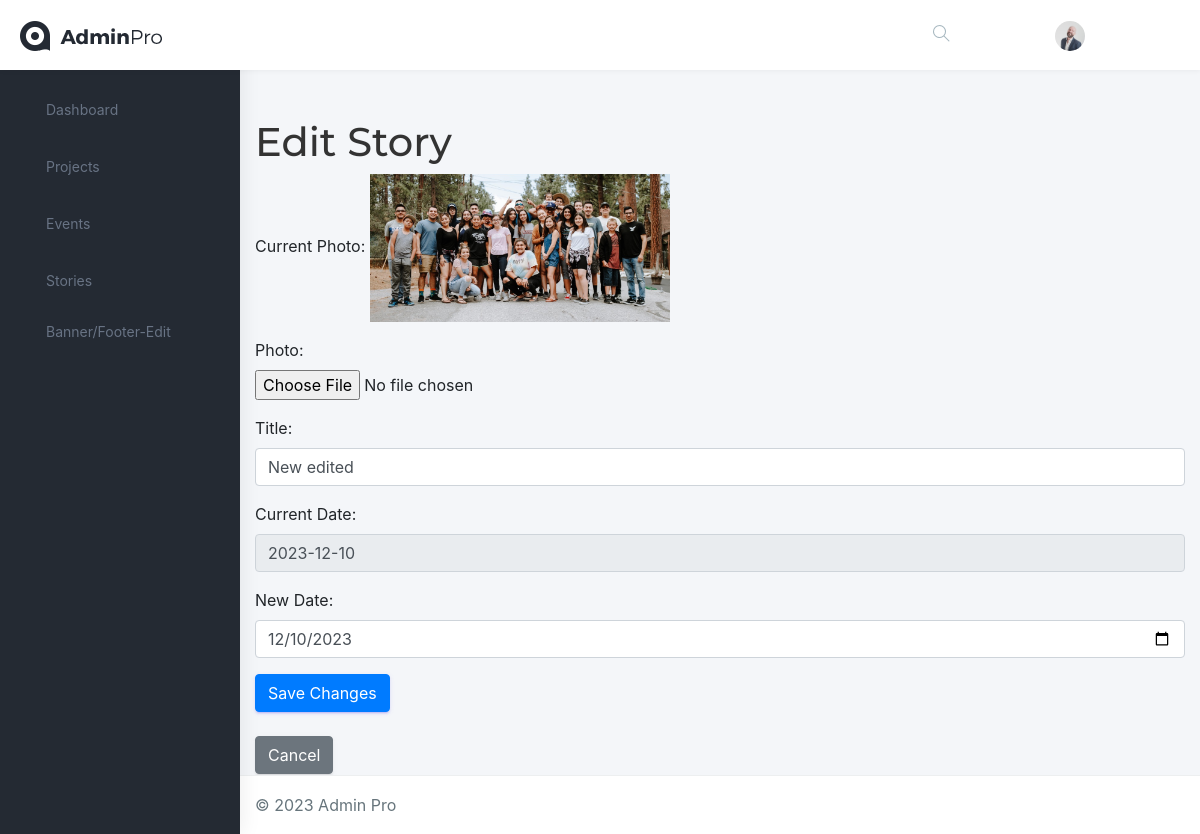
The page /story/2/edit/ on the database its author committed.
### adminapp/models.py (models this page shows)
class Story(models.Model):
    photo = models.ImageField(upload_to='story_photos/')
    title = models.CharField(max_length=100)
    date = models.DateField()
    created_at = models.DateTimeField(auto_now_add=True)

### adminapp/views.py (the view, shortened to what this page needs)
# urls.py: path('story/<int:pk>/edit/', story_edit, name='story_edit'),
def story_edit(request, pk):
    story = get_object_or_404(Story, pk=pk)
    return render(request, 'events/edit_story.html', {'story': story})

### templates/events/edit_story.html (shortened to what this page needs)
{% extends 'base.html' %}
{% block content %}
<!DOCTYPE html>
<html lang="en">
<head>
    <link rel="stylesheet" href="https://stackpath.bootstrapcdn.com/bootstrap/4.3.1/css/bootstrap.min.css">
</head>
<body>
    <div class="container mt-5">
        <h1>Edit Story</h1>
        <form method="post" enctype="multipart/form-data">
            <div class="form-group" id="currentPhotoContainer">
                {% if story.photo %}
                    <label>Current Photo:</label>
                    <img src="{{ story.photo.url }}" alt="Current Story Photo" style="max-width: 300px;">
                {% endif %}
            </div>
            <div class="form-group">
                <label for="photo">Photo:</label>
                <input type="file" class="form-control-file" name="photo" id="photo" accept="image/*" value="{{ story.photo }}">
            </div>
            <div class="form-group">
                <label for="title">Title:</label>
                <input type="text" class="form-control" name="title" id="title" value="{{ story.title }}">
            </div>
             <div class="form-group" id="currentDateContainer">
                {% if story.date %}
                    <label>Current Date:</label>
                    <input type="text" class="form-control" value="{{ story.date|date:'Y-m-d' }}" readonly>
                    {% endif %}
            </div>
            <div class="form-group">
                <label for="date">New Date:</label>
                <input type="date" class="form-control" name="date" id="date" value="{{ story.date|date:'Y-m-d' }}" title="Enter a date in the format YYYY-MM-DD">
            </div>
            <button type="submit" class="btn btn-primary">Save Changes</button>
        </form>
        <br>
        <a href="{% url 'index' %}" class="btn btn-secondary">Cancel</a>
    </div>
</body>
</html>
{% endblock %}

### static/css/colors/default-dark.css (style rules this page uses)
a { color: #398bf7; }

### templates/base.html (style rules this page uses)
h1 { color: #333; }

### rows shown on the page
Story: photo (picture), title "New edited", date "2023-12-10", date "12/10/2023"
